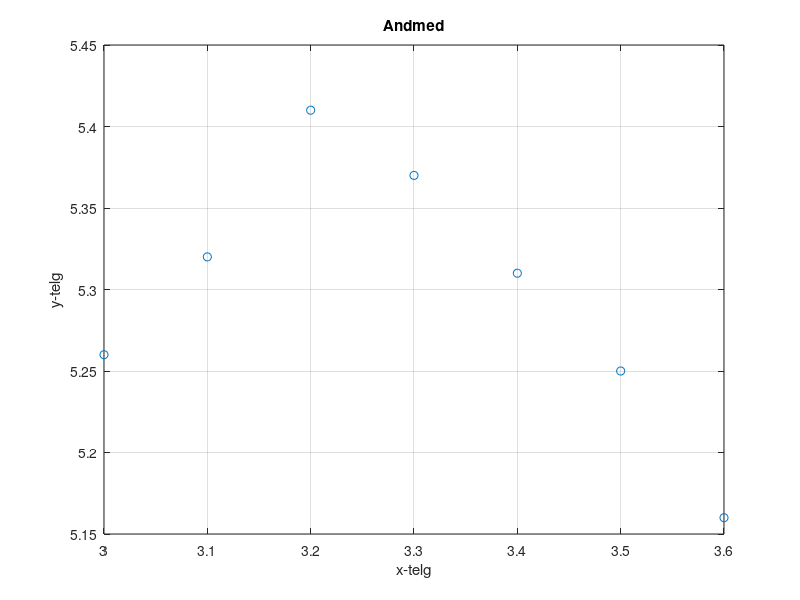
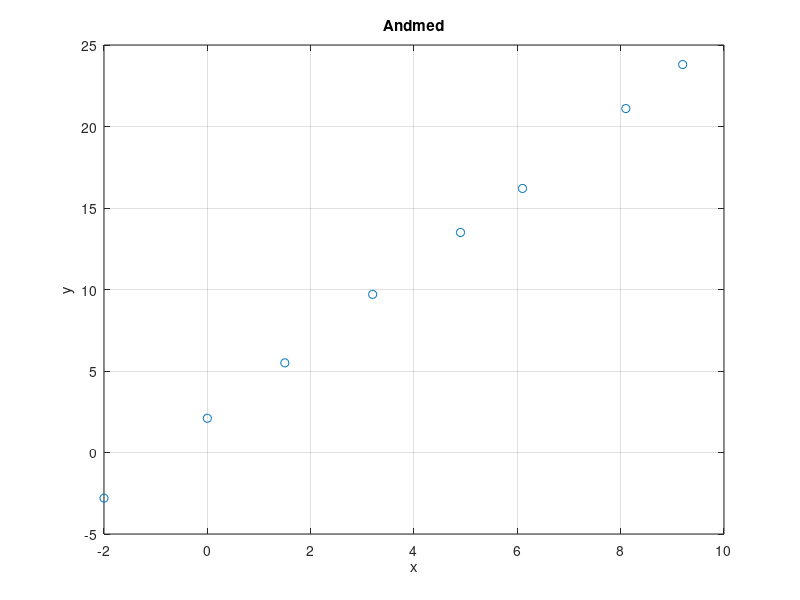

Write MATLAB code to recreate these figures, in order. (Note: this script raises an error after producing the figures.)
clc
clear

fprintf("Ülesanne 1.\n")
x = 3: 0.1: 3.6;
y = [5.26, 5.32, 5.41, 5.37, 5.31, 5.25, 5.16];
h = 0.1;
figure(1)
plot(x,y,'o')
grid on
xlabel('x-telg')
ylabel('y-telg')
title('Andmed')
hold off


% Preallocation for speed
tuletis = zeros(1, length(y));
%-------------------------------------------
% a) tuletis esimeses sõlmes
% kasutame diferentsvalemit sammuga ette
% sammu pikkus h=0.1
tuletis(1) = (y(2)-y(1))/h;
% b) tuletis sisesõlmedes
% kasutame keskmistatud diferentsvalemit -
% tuletise leidmisel sõlmes x_i kasutame
% eelmist sõlme x_(i-1) ja järgmist sõlme x_(i+1)
for i=2:(length(y)-1)
    tuletis(i) = (y(i+1)-y(i-1))/(2*h);
end
% ac) tuletis viimases sõlmes
% kasutame diferentsvalemit sammuga taha
% sammu pikkus h=0.1
tuletis(length(y)) = (y(length(y))-y(length(y)-1))/h;
disp(tuletis)

fprintf("Ülesanne 2.\n")
x = [-2 0 1.5 3.2 4.9 6.1 8.1 9.2];
y = [-2.8 2.1 5.5 9.7 13.5 16.2 21.1 23.8];
figure(2)
plot(x,y,'o')
grid on
xlabel('x')
ylabel('y')
title('Andmed')

% a) lähendame funktsiooni y(x) lineaarfunktsiooniga
% vähimruutude mõttes kaalusid mitte arvestades,
% st kaalud on võrdsed
kordajad = polyfit(x, y, 1)
% y(x) ~ Phi(x) = 2.3598*x  +  1.9933
phi = @(x) kordajad(1).*x + kordajad(2);
hold on
fplot(phi,'g',[-3, 24])
% b) leiame kuupfunktsiooni 1. järku tuletise, mis annab meile tõusu
syms x;
f2 = matlabFunction(diff(phi,x,1))

fprintf("Ülesanne 3.\n")
t = [0.0, 2.0, 4.0, 6.0, 8.0, 10.0, 12.0, 14.0, 16.0];
s = [0.0, 0.7, 1.8, 3.4, 5.1,  6.3,  7.3,  8.0,  8.4];

fprintf("Kiiruse definitsioon: v = ds/dt\n")
dt = t(2)-t(1);
v = zeros(1, length(s));    % Et oleks kiirem
v(1) = (s(2)-s(1))/dt;                              % ettesamm
for i = 2:(length(s)-1)
    v(i) = (s(i+1) - s(i-1))/(2*dt);                % kesksamm
end
v(length(s)) = (s(length(s))-s(length(s)-1))/dt;    % tahasamm
% Leia mitmes element on t vektroris võrdne 10-ga ning 
% leia selle indeksiga element kiiruse vektorist.
for i = 1:length(t)
    if t(i) == 10.0
        fprintf("Indeks, kus t = 10 sekundit: t(%d).\n", i)
        fprintf("Seega on kiirus ajahetkel t=10 võimalik leida järgmiselt: v(%d) = %.4f m/s.\n", i, v(i))
        break
    end
end

fprintf("\nKiirenduse definitsioon: a = dv/dt")
a = zeros(1, length(v));
a(1) = (v(2) - v(1))/dt;                            % ettesamm
for i = 2:(length(v)-1)
    a(i) = (v(i+1) - v(i-1))/(2*dt);                % kesksamm
end
a(length(v)) = (v(length(v)) - v(length(v)-1))/dt;  % tahasamm
for i = 1:length(t)
    if t(i) == 10.0
        fprintf("Indeks, kus t = 10 sekundit: t(%d).\n", i)
        fprintf("Seega on kiirendus ajahetkel t=10 võimalik leida järgmiselt: a(%d) = %.4f m/s^2.\n", i, a(i))
        break
    end
end